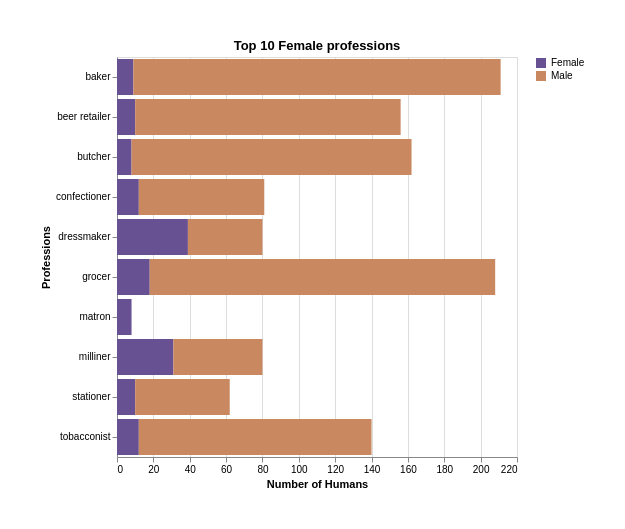

Express this chart as Vega-Lite.
### Vega-Lite specification from a JSON file in a GitHub repository (floating-point values rounded to 4 significant figures)
{"$schema": "https://vega.github.io/schema/vega-lite/v4.json", "title": "Top 10 Female professions", "description:": "A stcked bar chart, showing the top 10 Female professions, compared with the number of Men working in those same professions.", "width": 400, "height": 400, "padding": 40, "data": {"values": [{"profession": "dressmaker", "value": 39, "gender": 0}, {"profession": "milliner", "value": 31, "gender": 0}, {"profession": "grocer", "value": 18, "gender": 0}, {"profession": "tobacconist", "value": 12, "gender": 0}, {"profession": "confectioner", "value": 12, "gender": 0}, {"profession": "stationer", "value": 10, "gender": 0}, {"profession": "beer retailer", "value": 10, "gender": 0}, {"profession": "baker", "value": 9, "gender": 0}, {"profession": "matron", "value": 8, "gender": 0}, {"profession": "butcher", "value": 8, "gender": 0}, {"profession": "dressmaker", "value": 41, "gender": 1}, {"profession": "milliner", "value": 49, "gender": 1}, {"profession": "grocer", "value": 190, "gender": 1}, {"profession": "tobacconist", "value": 128, "gender": 1}, {"profession": "confectioner", "value": 69, "gender": 1}, {"profession": "stationer", "value": 52, "gender": 1}, {"profession": "beer retailer", "value": 146, "gender": 1}, {"profession": "baker", "value": 202, "gender": 1}, {"profession": "butcher", "value": 154, "gender": 1}]}, "transform": [{"calculate": "datum.gender == 1 ? 'Male' : 'Female'", "as": "legend"}], "mark": "bar", "encoding": {"x": {"field": "value", "type": "quantitative", "title": "Number of Humans"}, "y": {"field": "profession", "type": "nominal", "title": "Professions"}, "color": {"field": "legend", "type": "nominal", "scale": {"range": ["#675193", "#ca8861"]}, "title": null}}}
